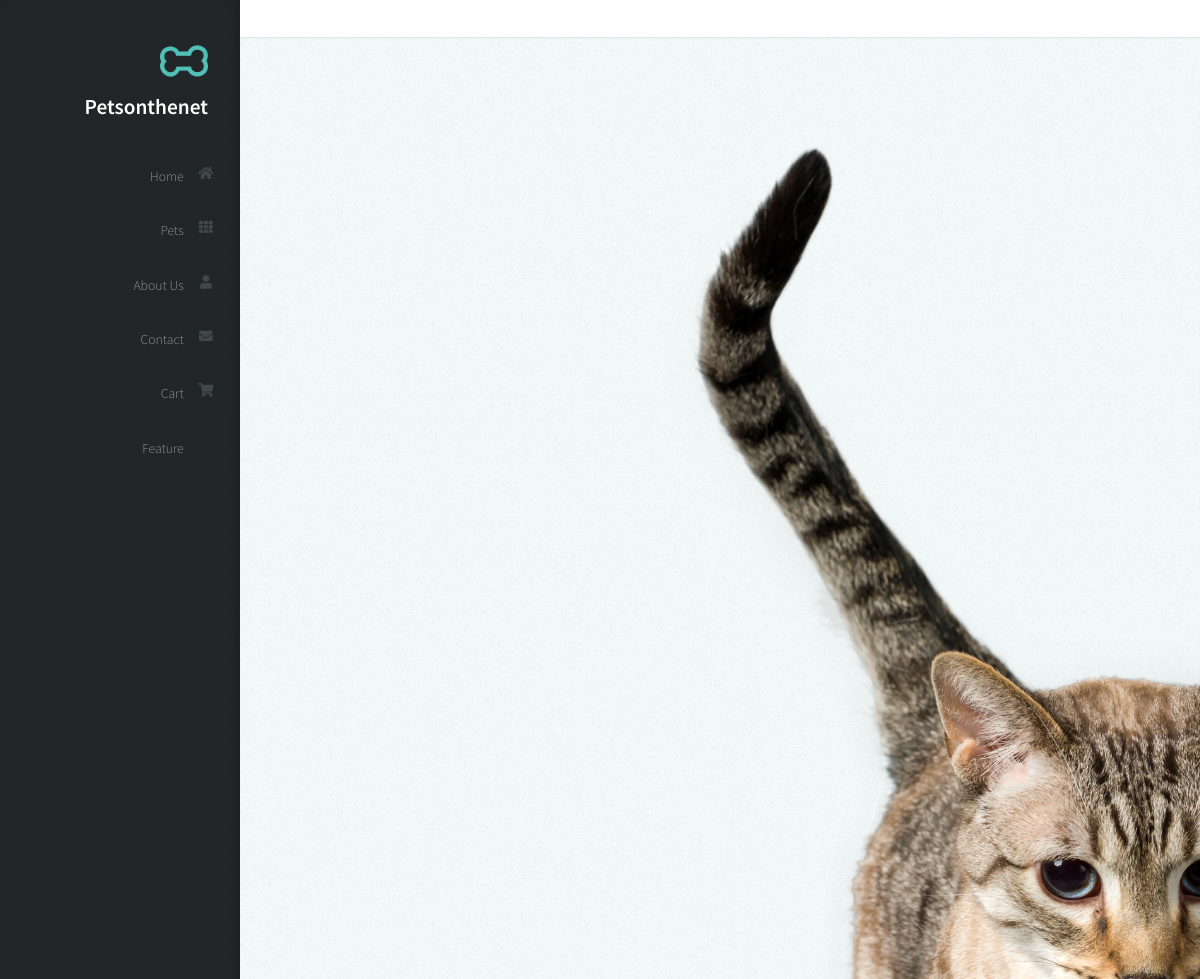
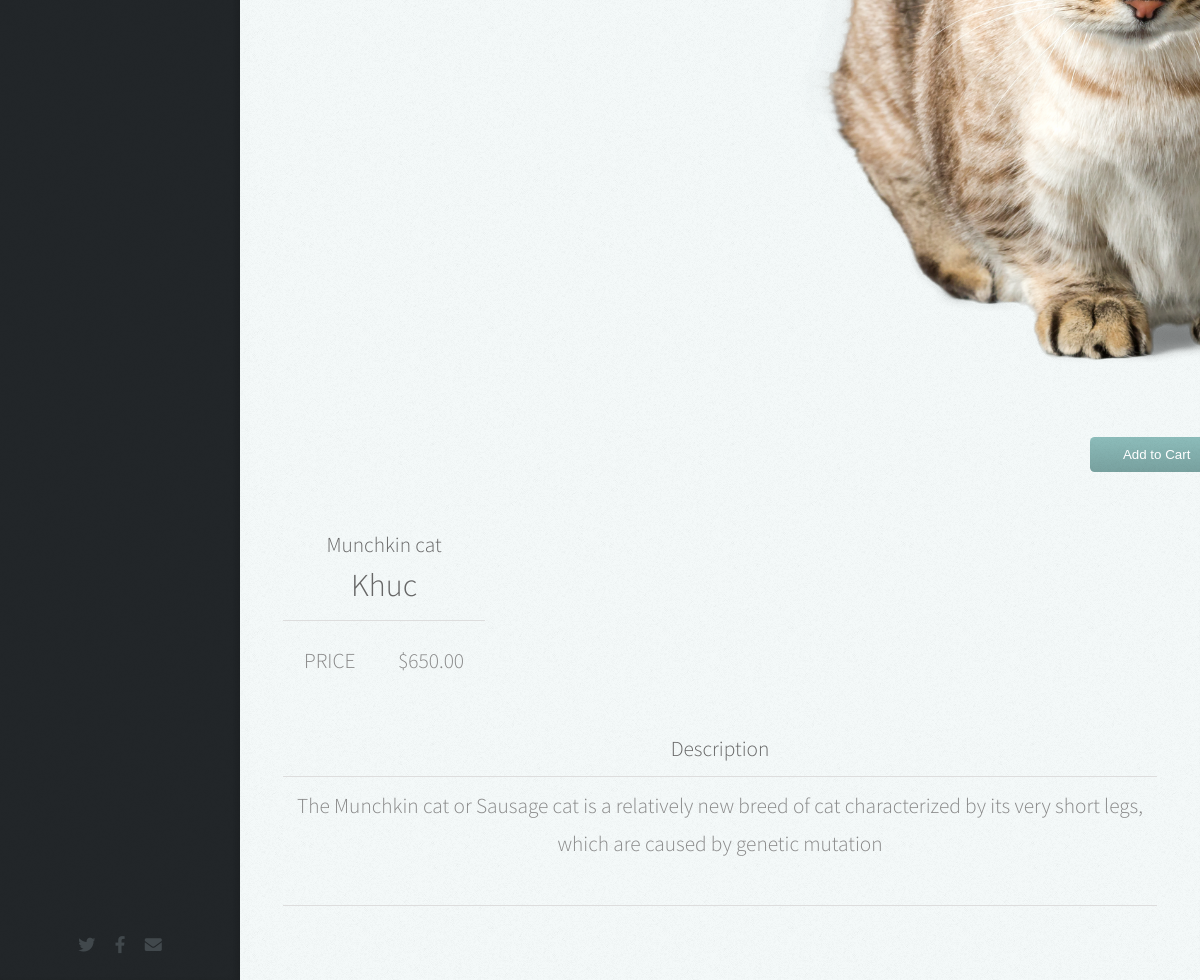
/product.php?pet_id=10, run on the app's committed database (2 pictures, top to bottom).
### tables this page shows
CREATE TABLE pet_info (
  `pet_id` INT PRIMARY KEY AUTO_INCREMENT,
  `name` varchar(255) NOT NULL,
  `breed` varchar(255) NOT NULL,
  `species` varchar(50) NOT NULL,
  `color` varchar(255) NOT NULL,
  `description` varchar(1000),
  `price` double(10,2) NOT NULL,
  `image` varchar(255) NOT NULL,
  `number_sold` INT NOT NULL
);

### product.php (called while the page is built, shortened)
<?php
    include('header.php')
?>
<?php
    include('partial/_petinfo.php')
?>

### database/DBController.php (called while the page is built, shortened)
<?php
class DBController
{
    protected $host = 'sql300.epizy.com';
    protected $user = 'epiz_31711007';
    protected $password = 'CTJJ4ZQ3JagS';
    protected $database = "epiz_31711007_XXX";
    public function __construct()
    {
        $this->con = mysqli_connect($this->host, $this->user, $this->password, $this->database);
    }
}

### function.php (called while the page is built, shortened)
<?php
    require ('./database/DBController.php');
    require ('./database/Product.php');
$db = new DBController();
$product = new Product($db);
$product_shuffle = $product->getData();
$Cart = new cart($db);

### database/Product.php (called while the page is built, shortened)
<?php
class Product
{
    public $db = null;
    public function __construct(DBController $db)
    {
        $this->db = $db;
    }
    public function getData($table = 'pet_info'){
        $result = $this->db->con->query("SELECT * FROM {$table}");
        $resultArray = array();
        while ($pets = mysqli_fetch_array($result, MYSQLI_ASSOC)){
            $resultArray[] = $pets;
        }
        return $resultArray;
    }
}

### partial/_petinfo.php (the view, shortened to what this page needs)
<?php
    $pet_id = $_GET['pet_id'] ?? 1;
    foreach ($product->getData() as $item) :
        if ($item['pet_id'] == $pet_id) :
?>
<section id="pet_info" class="two">
    <div class="container">
        <div class="row">
            <div class="col-sm-6">
				<br>
                <img src="<?php echo $item['image'] ?? "./images/pet (1).jpg" ?>" alt="Responsive image" class="img-fluid">
                <div class="col-4 col-12-mobile">
                    <div class="col">
                    <br>
                    <form method="post">
                            <?php
                            if (in_array($item['pet_id'], $Cart->getCartId($product->getData('cart')) ?? [])){
                                echo '<button type="submit" disabled class="btn btn-success font-size-12">In the Cart</button>';
                            }else{
                                echo '<button type="submit" name="top_sale_submit" class="btn btn-warning font-size-12">Add to Cart</button>';
                            }
                            ?>
                        </form>
                    </div>
                </div>
            </div>
            <div class="col-sm-6 py-5">
				<br>
                <h5 class="font-baloo font-size-20"><?php echo $item['breed'] ?? "Poodle Toy Brown"; ?></h5>
                <strong><h3 class="font-baloo font-size-20"><?php echo $item['name'] ?? "Unknown"; ?></h3></strong>
                <hr class="m-0">
                <table class="my-3">
                    <tr class="font-rale font-size-14">
                        <strong><td>PRICE </td></strong>
                        <td class="font-size-20 text-danger">$<span><?php echo $item['price'] ?? 0; ?></span><small class="text-dark font-size-12"></small></td>
                    </tr>
                </table>
            </div>
        </div>
        <div class="col-12">
            <h4 class="font-rubik"><b>Description</b></h4>
            <hr>
            <p class="font-rale font-size-14"><?php echo $item['description'] ?? "Unknown"; ?></p>
            <hr>
		</div>
        </div>
    </div>
<?php
        endif;
        endforeach;
?>

### data on the page
pet_info: image (picture), breed "Munchkin cat", name "Khuc", price "650.00", description "The Munchkin cat or Sausage cat is a relatively new breed of cat characterized by its very short legs, which are caused by genetic mutation"
